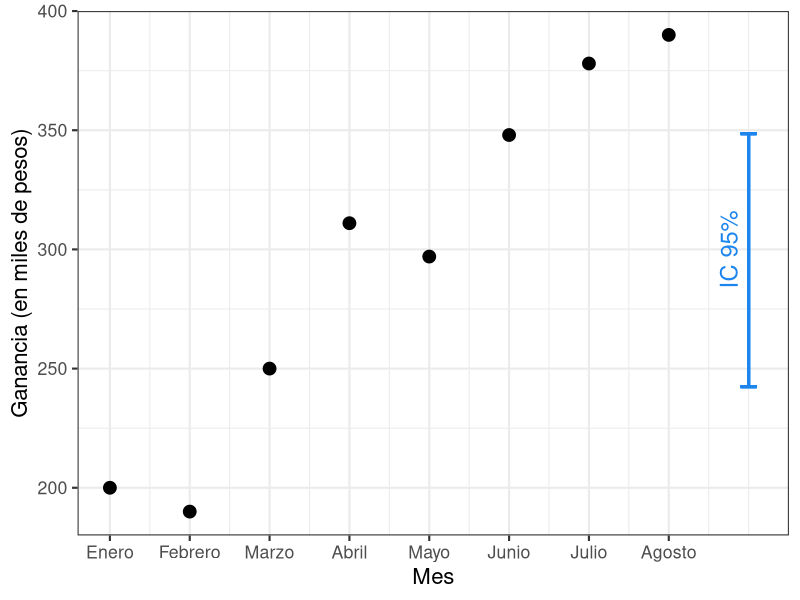
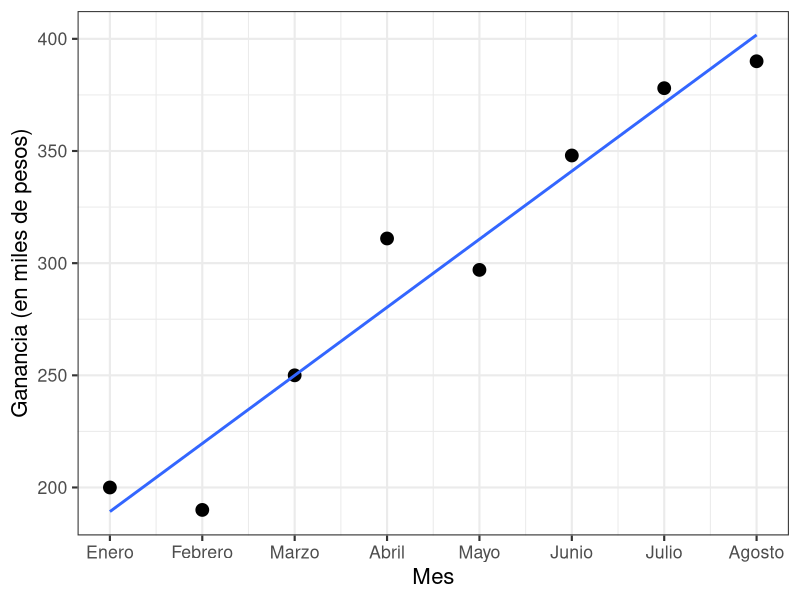

Reproduce these figures in R, in order.
## ---- chunk 1
#| echo: FALSE
#| message: FALSE

library(tidyverse)

contador_ejemplos <- 0
## ---- chunk 2
#| echo: false
ventas <- c(200, 190, 250, 311, 297, 348, 378, 390)
limInf <- mean(ventas) - 1.96*sd(ventas)/sqrt(length(ventas))
limSup <- mean(ventas) + 1.96*sd(ventas)/sqrt(length(ventas))
ggplot(data = NULL, aes(x = 1:8, y = ventas)) + 
  geom_point(size = 4) + 
  geom_errorbar(
    aes(x = 9, ymin = limInf, ymax = limSup), 
    width = 0.2, color = "dodgerblue2", linewidth = 1
  ) +
  annotate(
    "text", label = "IC 95%", x = 8.75, y = 300, 
    size = 6, colour = "dodgerblue2", angle = 90
  ) +
  scale_x_continuous(
    breaks = 1:8, 
    labels = c("Enero", "Febrero", "Marzo", "Abril", "Mayo", "Junio", "Julio", "Agosto")
  ) +
  xlab("Mes") + ylab("Ganancia (en miles de pesos)") +
  theme_bw(base_size = 16)
## ---- chunk 3
#| echo: false
#| message: false
ggplot(data = NULL, aes(x = 1:8, y = ventas)) + 
  geom_point(size = 4) + 
  stat_smooth(method = "lm", se = F) +
  scale_x_continuous(
    breaks = 1:8, 
    labels = c("Enero", "Febrero", "Marzo", "Abril", "Mayo", "Junio", "Julio", "Agosto")
  ) +
  xlab("Mes") + ylab("Ganancia (en miles de pesos)") +
  theme_bw(base_size = 16)
